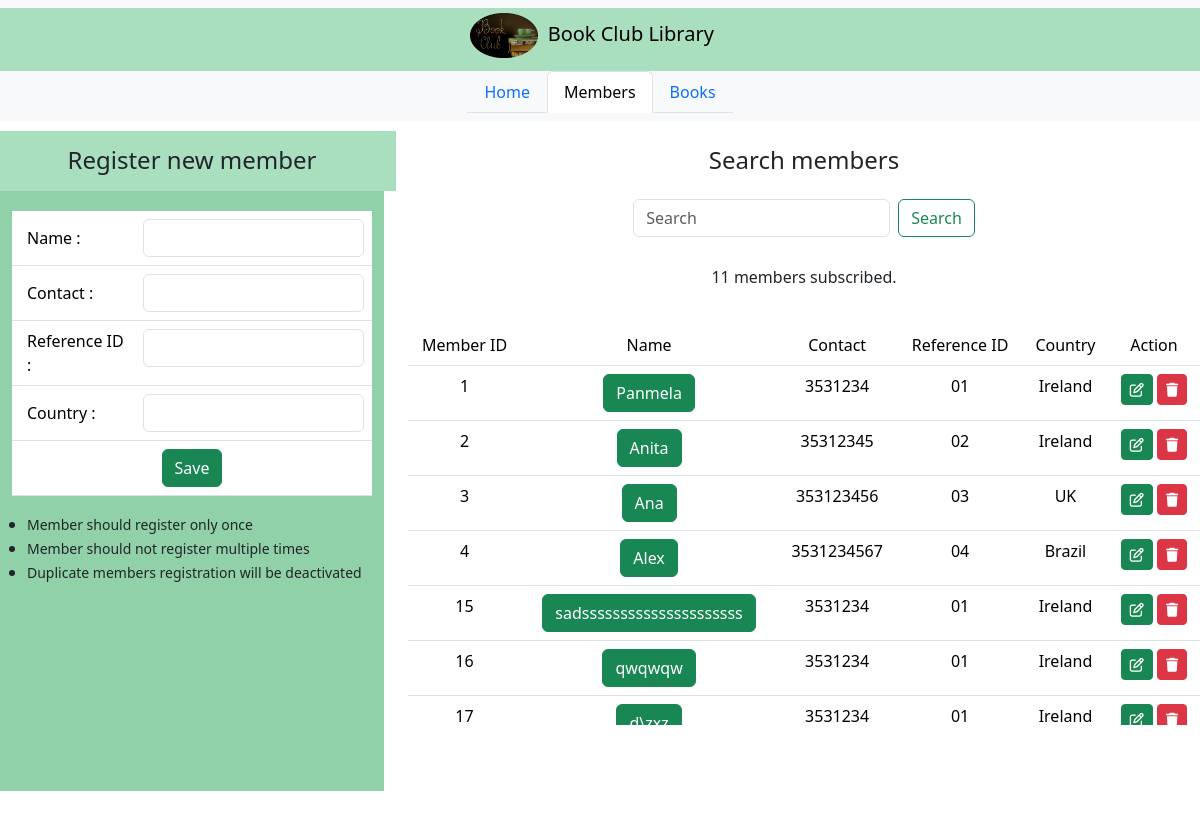
The page /members on the database as committed earlier.
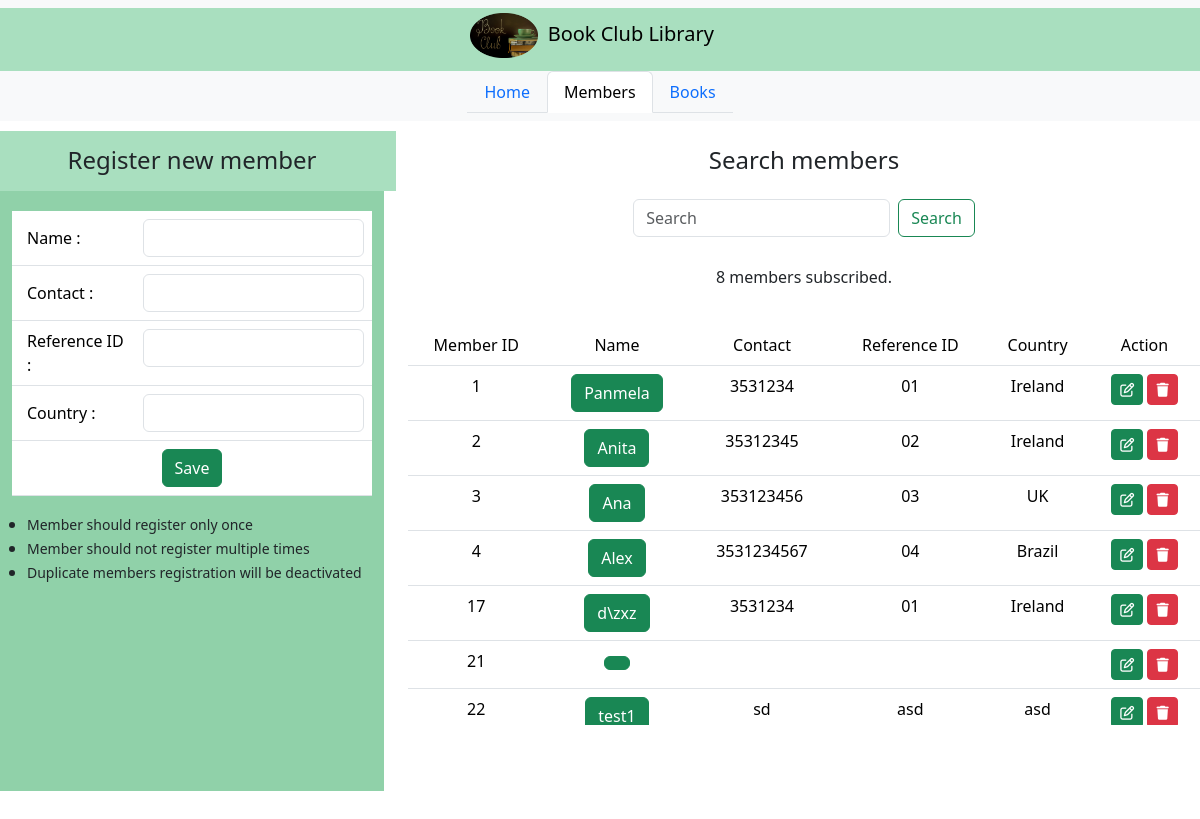
The same page on the database as committed later.
### bis_app/models.py (models this page shows, shortened)
class member(models.Model):
    reference_id=models.CharField(max_length=200)
    member_name=models.CharField(max_length=200)
    member_contact=models.CharField(max_length=200)
    member_country=models.CharField(max_length=200)
    active=models.BooleanField(default=True)

### bis_app/views.py (the view, shortened to what this page needs)
# urls.py: path('members', members_tab),
def members_tab(request):
    if request.method=="GET":
        members = member.objects.all()
        return render(request,"members.html",
                  context={"current_tab": "members",
                           "members":members}
                ) #observe that I am calling the members.html page

### bis_app/templates/members.html (shortened to what the changed rows need)
<!DOCTYPE html>
{% extends "index.html"%}
{% load static %}
{% block main_content %}
<div class="container-flex text-center justify-content-center align-items-center" style="">
<div class="row">
    <div class="col-md-8">
        <div class="row" style="margin-top: 20px;">
            <p>{{members | length}} members subscribed.</p>
        </div>
        <div class="row" style="margin-top: 20px;">
            <div class="container" style="overflow-y:auto;height:400px">
                <table class="table table-hover">
                    <thead>
                        <tr>
                            <td>Member ID</td>
                            <td>Name</td>
                            <td>Contact</td>
                            <td>Reference ID</td>
                            <td>Country</td>
                            <td>Action</td>
                        </tr>
                    </thead>
                    <tbody>
                        {% for member in members %}
                            <tr>
                                <td>{{member.id}}</td>
                                <td>{% if member.active %}
                                        <span class="btn btn-success">{{member.member_name}}</span>
                                    {% else %}
                                        <span class="btn btn-secondary">{{member.member_name}}</span>
                                    {% endif %}
                                </td>
                                <td>{{member.member_contact}}</td>
                                <td>{{member.reference_id}}</td>
                                <td>{{member.member_country}}</td>
                                <td><a href="" data-bs-toggle="modal" data-bs-target="#updatememberModal_{{member.id}}" class="btn btn-sm btn-success"><i class="fa-regular fa-pen-to-square"></i></a>
                                    <a href="" data-bs-toggle="modal" data-bs-target="#deletememberModal_{{member.id}}" class="btn btn-sm btn-danger"><i class="fa-solid fa-trash"></i></a></td>
                            </tr>
                        {% endfor %}
                    </tbody>
                </table>
            </div>
        </div>
    </div>
</div>
</div>
{% endblock %}

Rows that differ between the two databases and show on the page:
removed member: id "15", member_name "sadsssssssssssssssssssss", member_contact "3531234", reference_id "01", member_country "Ireland"
removed member: id "16", member_name "qwqwqw", member_contact "3531234", reference_id "01", member_country "Ireland"
now on this page (row unchanged): member: id "21"
now on this page (row unchanged): member: id "22", member_name "test1", member_contact "sd", reference_id "asd", member_country "asd"
Other text that changed with them:
{{ members | length }}: "11" → "8"
